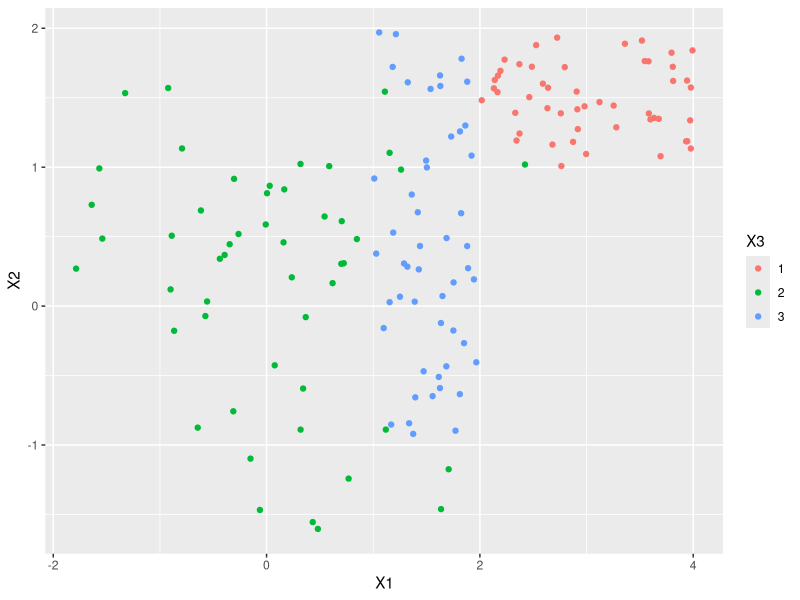
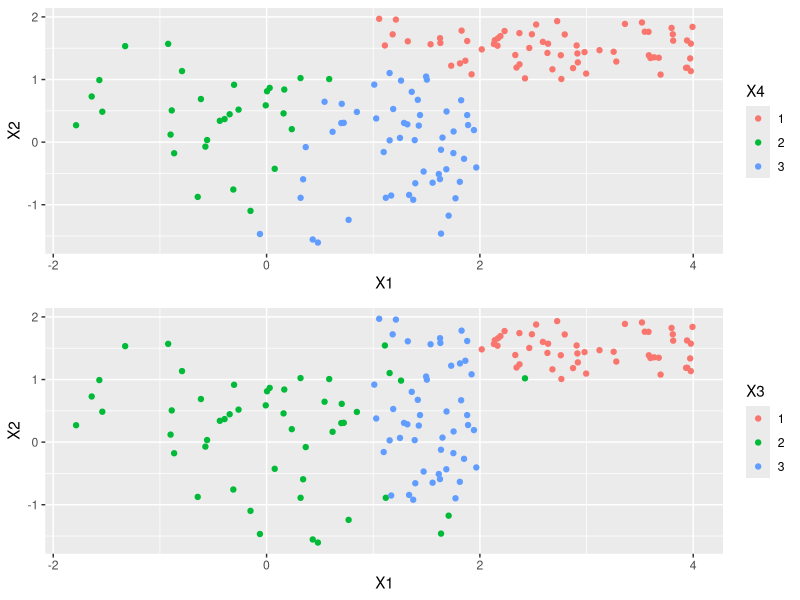
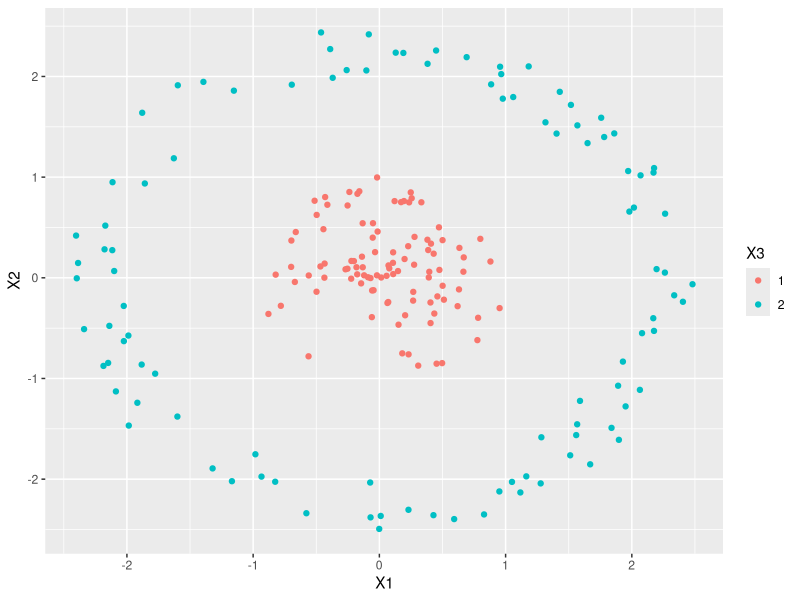
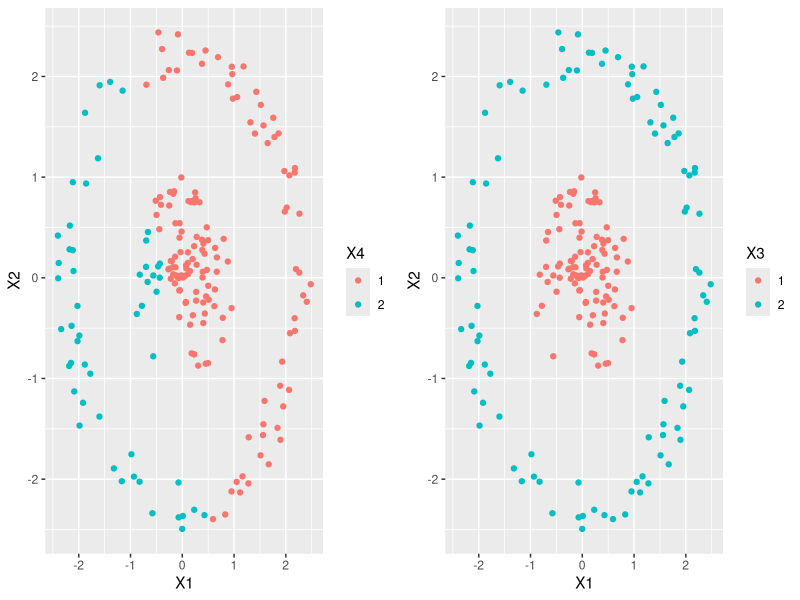
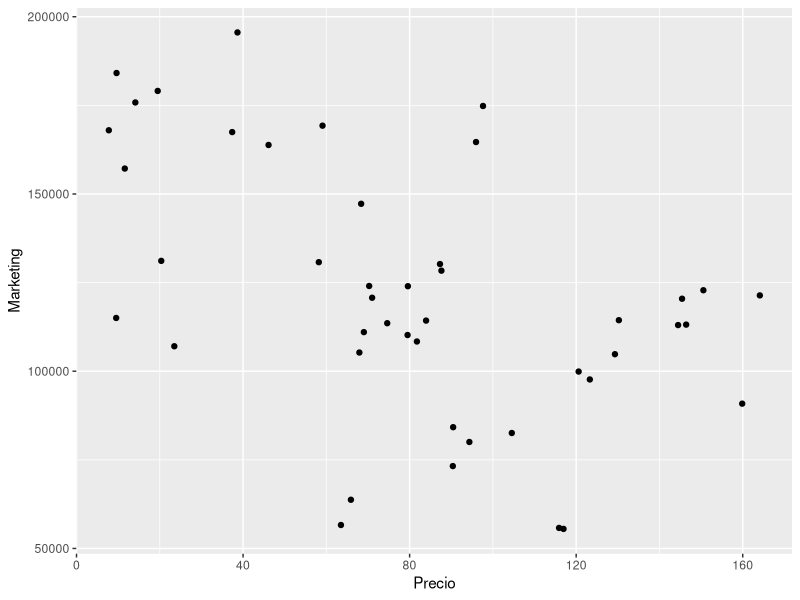
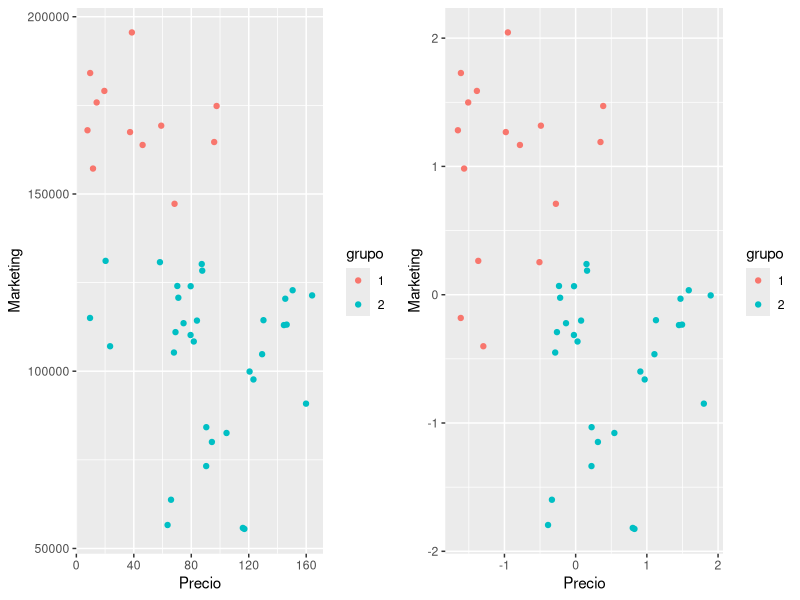
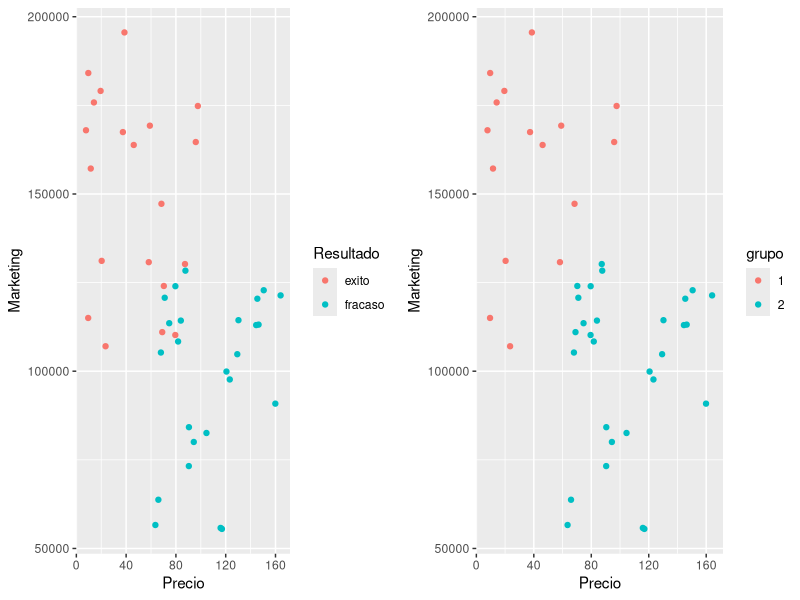
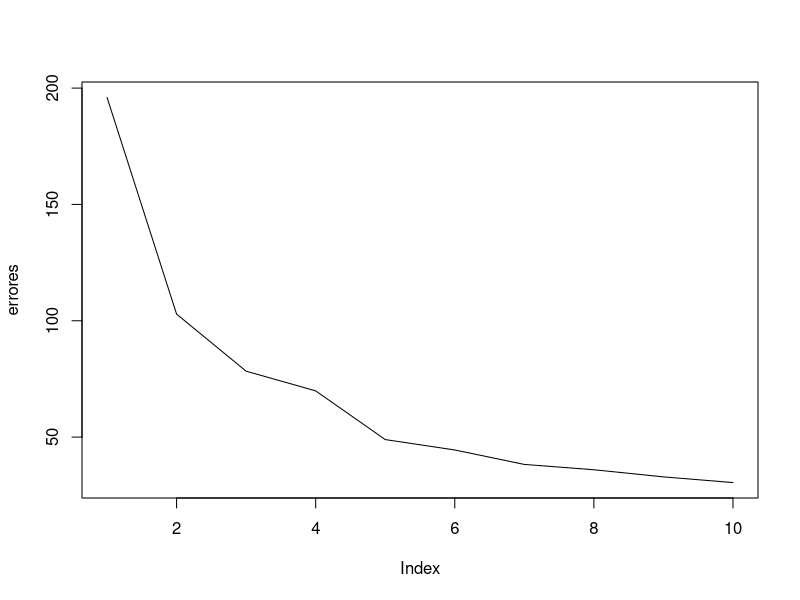

These figures' R source, in order:
## ---- chunk 1
knitr::opts_chunk$set(echo = TRUE)
library(rmarkdown)
library(ggplot2)
library(gridExtra)
set.seed(7)
## ---- chunk 2
A <- matrix(nrow = 50, ncol = 3)

B <- A

C <- A

A[,1] <- runif(50,2,4)
A[,2] <- runif(50,1,2)
A[,3] <- 1

B[,1] <- rnorm(50,0,sqrt(1))
B[,2] <- rnorm(50,0,sqrt(1))
B[,3] <- 2

C[,1] <- runif(50,1,2)
C[,2] <- runif(50,-1,2)
C[,3] <- 3

data <- rbind(A,B)
data <- rbind(data,C)
data <- data.frame(data)
data[,3] <- factor(data[,3])

ggplot(data, aes(X1,X2,color = X3)) + geom_point()

## ---- chunk 3
data <- cbind(data, factor(kmeans(data[,1:2],3)[[1]]))
colnames(data) <- c("X1","X2","X3","X4")
G1 <- ggplot(data, aes(X1,X2,color = X4)) + geom_point() 
G2 <- ggplot(data, aes(X1,X2,color = X3)) + geom_point()
grid.arrange(G1,G2)
## ---- chunk 4
A <- matrix(nrow = 100, ncol = 3)

B <- A

t <- runif(100,0,2*pi)
r <- runif(100,0,1)

A[,1] <- r*cos(t)
A[,2] <- r*sin(t)
A[,3] <- 1

t <- runif(100,0,2*pi)
r <- runif(100,2,2.5)

B[,1] <-  r*cos(t)
B[,2] <-  r*sin(t)
B[,3] <- 2

data <- rbind(A,B)
data <- data.frame(data)
data[,3] <- factor(data[,3])

ggplot(data, aes(X1,X2,color = X3)) + geom_point()
## ---- chunk 5
data <- cbind(data, factor(kmeans(data[,1:2],2)[[1]]))
colnames(data) <- c("X1","X2","X3","X4")
G1 <- ggplot(data, aes(X1,X2,color = X4)) + geom_point() 
G2 <- ggplot(data, aes(X1,X2,color = X3)) + geom_point()
grid.arrange(G1,G2,nrow = 1)
## ---- chunk 6
prod <- read.csv("producto.csv", sep = " ")

preciovsmarketing <- prod[,2:3]

ggplot(preciovsmarketing,aes(Precio,Marketing)) + geom_point()
## ---- chunk 7
datosEscalados <- data.frame(scale(preciovsmarketing))


preciovsmarketing <- cbind(preciovsmarketing,factor(kmeans(preciovsmarketing,2)[[1]]))
colnames(preciovsmarketing)[3] <- "grupo"

datosEscalados <- cbind(datosEscalados,factor(kmeans(datosEscalados,2)[[1]]))
colnames(datosEscalados)[3] <- "grupo"


G1 <- ggplot(preciovsmarketing, aes(Precio,Marketing,color = grupo)) + geom_point() 
G2 <- ggplot(datosEscalados, aes(Precio,Marketing,color = grupo)) + geom_point() 
grid.arrange(G1,G2,nrow = 1)
## ---- chunk 8
prod <- cbind(prod,factor(kmeans(datosEscalados,2)[[1]]))

colnames(prod)[4] <- "grupo"

G1 <- ggplot(prod, aes(Precio,Marketing,color = Resultado)) + geom_point() 
G2 <- ggplot(prod, aes(Precio,Marketing,color = grupo)) + geom_point() 
grid.arrange(G1,G2,nrow = 1)
## ---- chunk 9
arrestos <- USArrests

arrestosEscalados <- data.frame(scale(arrestos))

errores <- c()
for (i in 1:10){
  errores[i] <- kmeans(arrestosEscalados,i)[[5]]
}

grupo <- factor(kmeans(arrestosEscalados,3)[[1]])

arrestos3c <- cbind(arrestos,grupo)
grupo <- factor(kmeans(arrestosEscalados,4)[[1]])

arrestos4c <- cbind(arrestos,grupo)
grupo <- factor(kmeans(arrestosEscalados,5)[[1]])

arrestos5c <- cbind(arrestos,grupo)
plot(errores,type = "l")
## ---- chunk 10
for (i in 1:5){
  print(paste("resumen del cluster ",i))
  
  print(summary(arrestos5c[arrestos5c[,"grupo"] == i,]))
}
